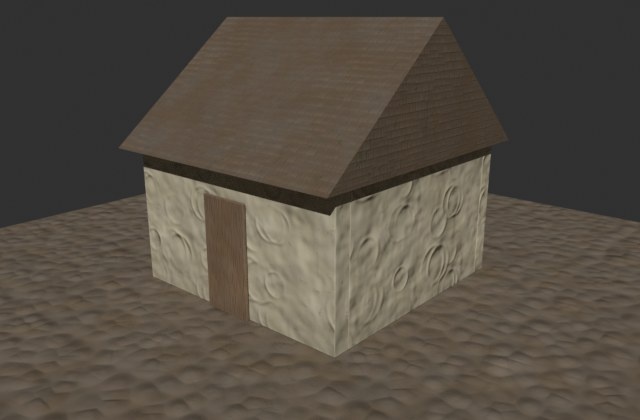
#> input picture austerity-explainer/working-files/session-scratch/plugin-work/kit/pic_hut_aged.jpg, 640 x 420 px
$ python score_set.py ../../../../plugin-work/kit/pic_flat_hut.jpg ../../../../plugin-work/kit/pic_hut_aged.jpg
#> lines starting #> are read from the running program, lines starting #| are printed output that depends on the picture
# What this does (plain words): scores a colour picture + a height picture (16-bit) against the slate reference with the project's "same kind of surface"
# tool, making the normal map from the height the same way the harness does (slope of the height, strength fitted to the reference's slope spread).
# Prints the group scores. Use: python3 -I score_set.py COLOUR.png HEIGHT.png [--keep FOLDER]
import json, os, subprocess, sys, tempfile, shutil
import cv2, numpy as np
PROC = '/tmp/claude-0/-home-user-Music/02fc5154-76f5-5aac-a505-860164e7e921/scratchpad/proc-work'
colour, height_path = sys.argv[1], sys.argv[2]
h = cv2.imread(height_path, cv2.IMREAD_UNCHANGED).astype(np.float64)
h = (h[..., 0] if h.ndim == 3 else h) / 65535.0
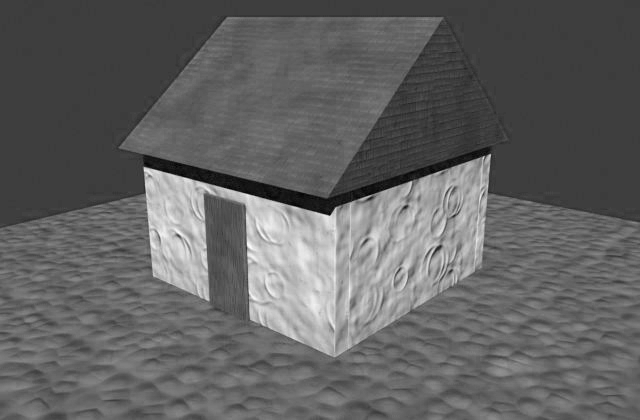
#> h: shape (420, 640) float64; min 0.000244, max 0.00229, mean 0.00104; drawn with min black and max white
#> (the run stopped early here; a loop or call above may not have finished)

$ run again, on austerity-explainer/working-files/session-scratch/plugin-work/kit/pic_hut_finished.jpg
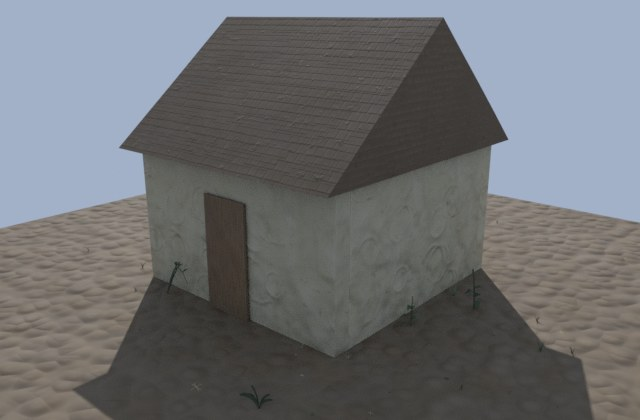
#> input picture austerity-explainer/working-files/session-scratch/plugin-work/kit/pic_hut_finished.jpg, 640 x 420 px
#> `h = (h[..., 0] if h.ndim == 3 else h) / 65535.0`:
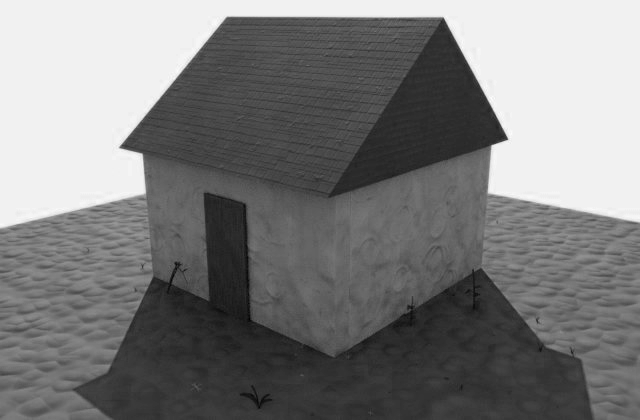
#> h: shape (420, 640) float64; min 0.000336, max 0.0032, mean 0.00174; drawn with min black and max white

$ run again, on austerity-explainer/working-files/session-scratch/plugin-work/kit/pic_hut_four_looks.jpg
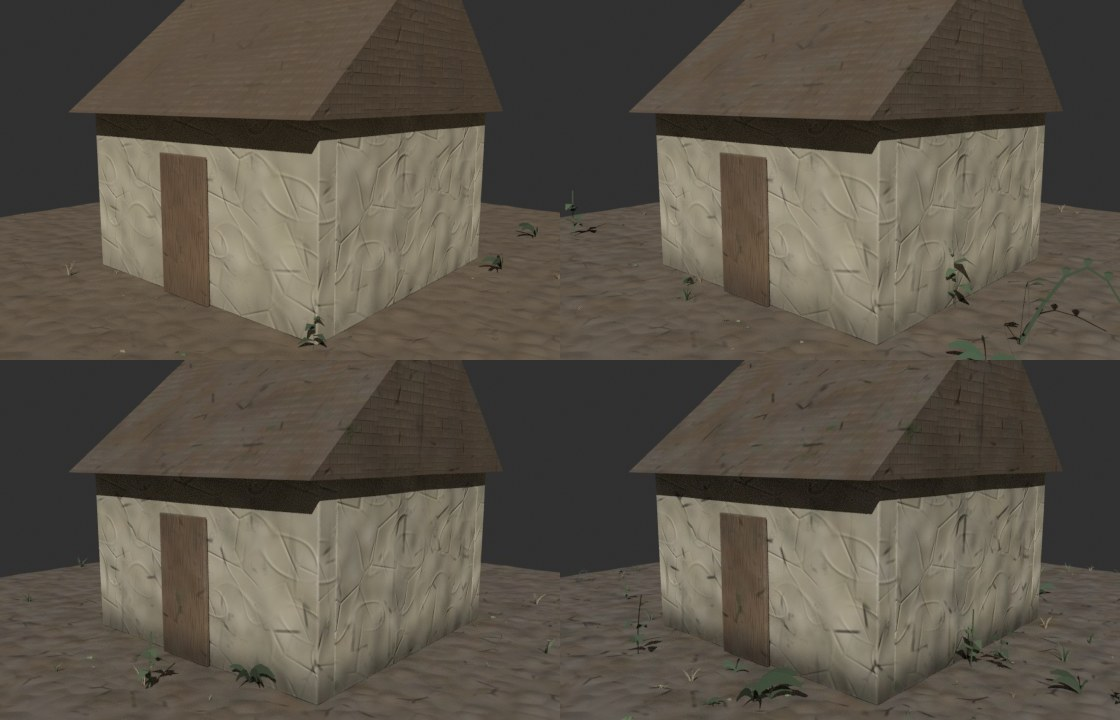
#> input picture austerity-explainer/working-files/session-scratch/plugin-work/kit/pic_hut_four_looks.jpg, 1120 x 720 px
#> `h = (h[..., 0] if h.ndim == 3 else h) / 65535.0`:
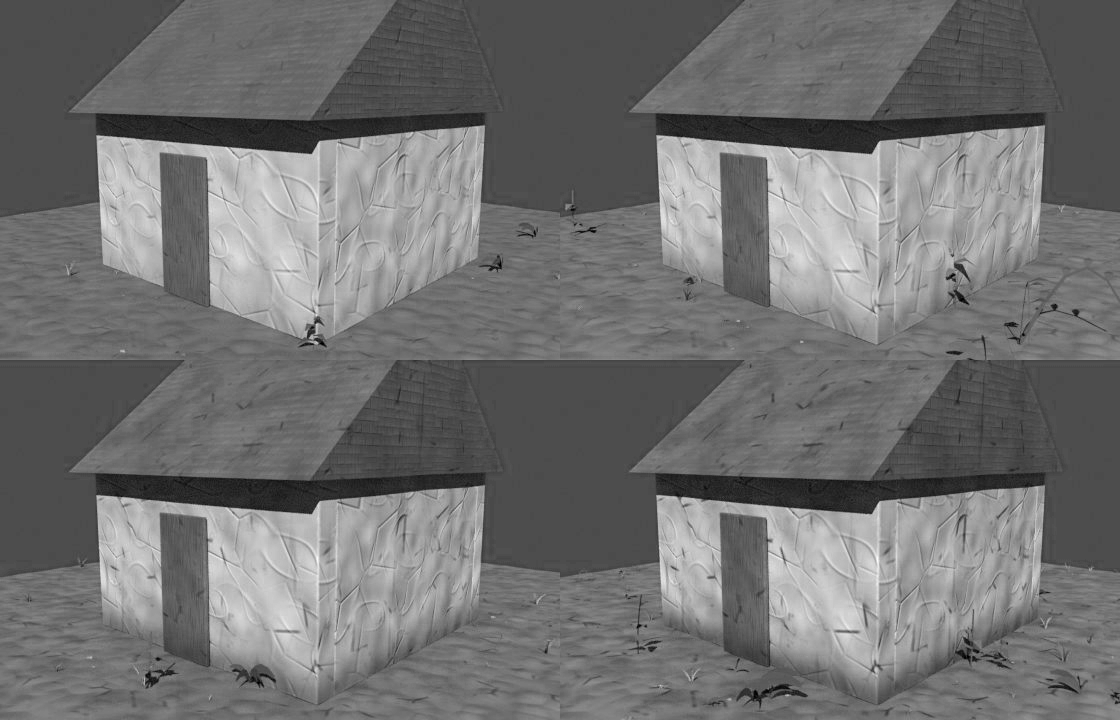
#> h: shape (720, 1120) float64; min 0, max 0.00247, mean 0.0011; drawn with min black and max white
